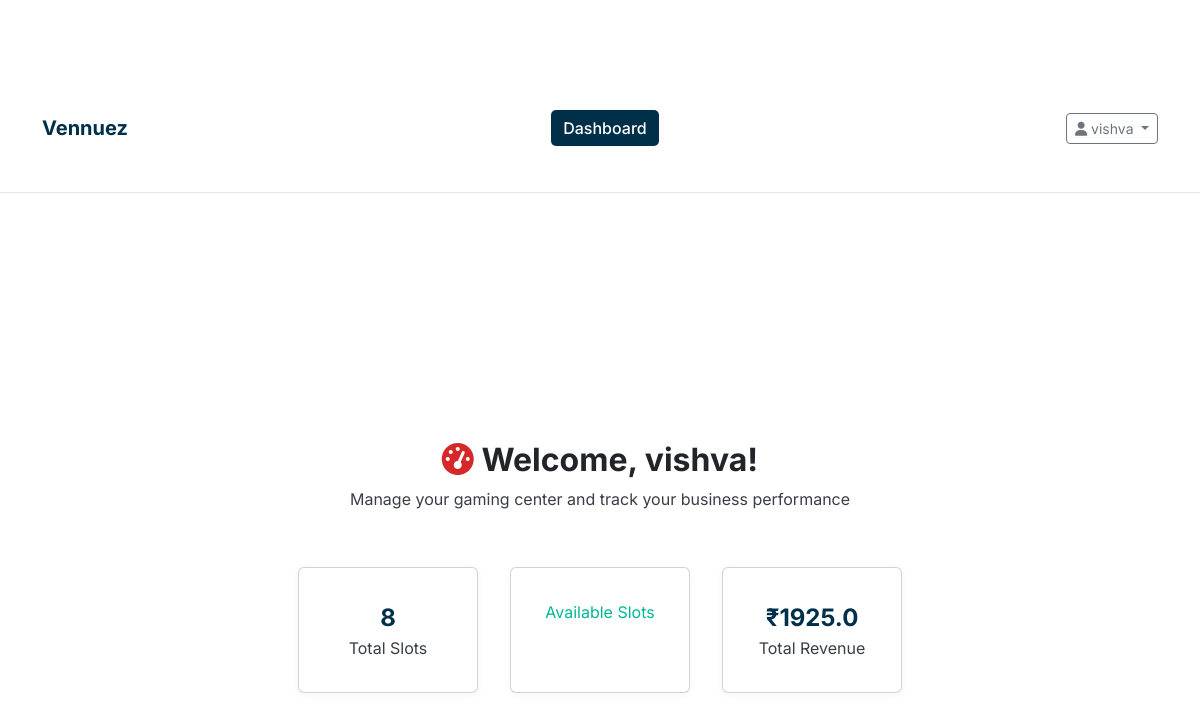
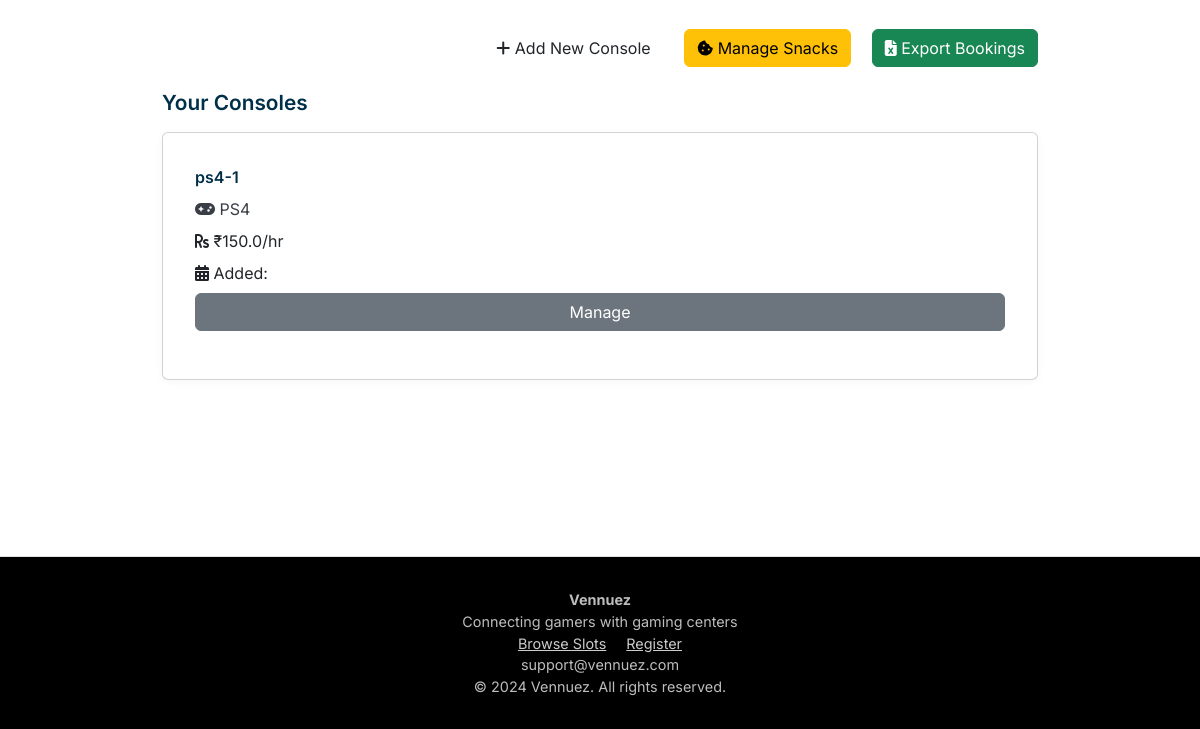
Page /dashboard (signed in) on the earlier database version (2 pictures, top to bottom).
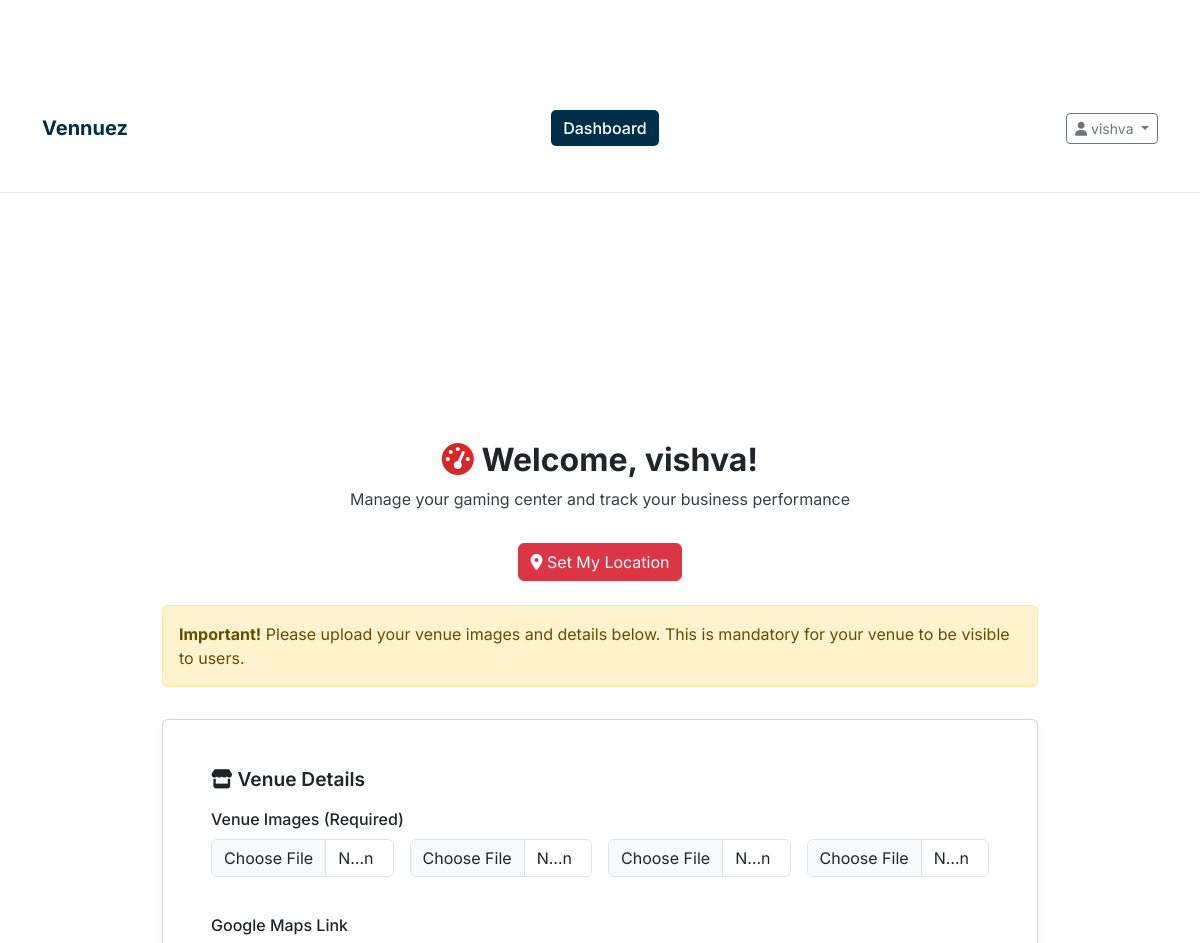
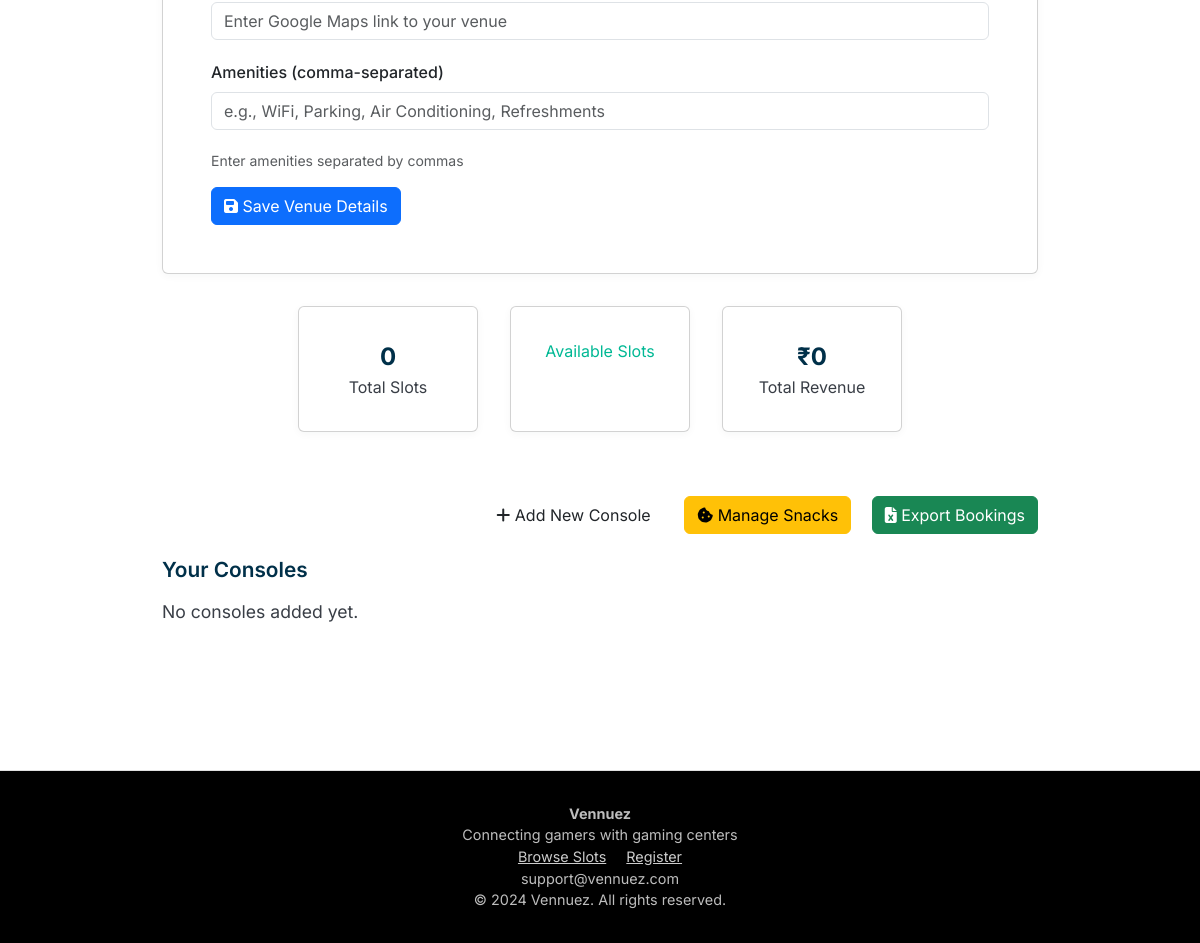
Same page on the later database version (2 pictures, top to bottom).
### models.py (models this page shows, shortened)
class Console(db.Model):
    __tablename__ = 'consoles'
    id = db.Column(db.Integer, primary_key=True)
    name = db.Column(db.String(100), nullable=False)
    console_type = db.Column(db.String(50), nullable=False)
    hourly_rate = db.Column(db.Float, nullable=False)  # Rate per person per hour
    is_available = db.Column(db.Boolean, default=True)
    created_at = db.Column(db.DateTime, default=datetime.utcnow)
    owner_id = db.Column(db.Integer, db.ForeignKey('owners.id'), nullable=False)
    slots = db.relationship('TimeSlot', backref='console', lazy=True, cascade='all, delete-orphan')

class Owner(UserMixin, db.Model):
    __tablename__ = 'owners'
    id = db.Column(db.Integer, primary_key=True)
    username = db.Column(db.String(80), unique=True, nullable=False)
    email = db.Column(db.String(120), unique=True, nullable=False)
    password_hash = db.Column(db.String(256), nullable=False)
    phone = db.Column(db.String(20), nullable=False)
    gaming_center_name = db.Column(db.String(200), nullable=False)
    address = db.Column(db.String(255), nullable=True)
    active = db.Column(db.Boolean, default=True)
    created_at = db.Column(db.DateTime, default=datetime.utcnow)
    latitude = db.Column(db.Float, nullable=True)
    longitude = db.Column(db.Float, nullable=True)
    google_maps_link = db.Column(db.String(500), nullable=True)
    amenities = db.Column(db.Text, nullable=True)  # Stored as JSON string
    venue_image1 = db.Column(db.String(500), nullable=True)
    venue_image2 = db.Column(db.String(500), nullable=True)
    venue_image3 = db.Column(db.String(500), nullable=True)
    venue_image4 = db.Column(db.String(500), nullable=True)
    images_uploaded = db.Column(db.Boolean, default=False)
    consoles = db.relationship('Console', backref='owner', lazy=True, cascade='all, delete-orphan')
    subscriptions = db.relationship("Subscription", back_populates="owner", cascade="all, delete")

### routes.py (the view)
@app.route('/dashboard')
@login_required
@venue_details_required
def dashboard():
    owner = Owner.query.get(current_user.id)
    consoles = Console.query.filter_by(owner_id=owner.id).all()
    total_slots = 0
    booked_slots = 0
    total_revenue = 0
    for console in consoles:
        slots = TimeSlot.query.filter_by(console_id=console.id).all()
        total_slots += len(slots)
        for slot in slots:
            if slot.is_booked:
                booked_slots += 1
                total_revenue += slot.total_amount
    stats = {
        'total_consoles': len(consoles),
        'total_slots': total_slots,
        'booked_slots': booked_slots,
        'total_revenue': total_revenue,
        'booking_rate': (booked_slots / total_slots * 100) if total_slots > 0 else 0,
        'advance_collected': sum(slot.advance_paid for console in consoles for slot in console.slots if slot.is_booked)
    }
    venue_details_complete = (owner.images_uploaded and
                              owner.google_maps_link and
                              owner.amenities)
    return render_template('dashboard.html', owner=owner, consoles=consoles, stats=stats, venue_details_complete=venue_details_complete)

### app.py (called while the page is built)
@login_manager.user_loader
def load_user(user_id):
    from models import Owner, User
    from flask import session
    user_type = session.get('user_type')
    if user_type == 'owner':
        return Owner.query.get(int(user_id))
    elif user_type == 'user':
        return User.query.get(int(user_id))
    return None

### routes.py (called while the page is built)
def venue_details_required(f):
    @wraps(f)
    def decorated_function(*args, **kwargs):
        if not current_user.is_authenticated or session.get('user_type') != 'owner':
            flash('You must be logged in as a venue owner to access this page.', 'error')
            return redirect(url_for('login'))
        if not isinstance(current_user, Owner):
            flash('You must be logged in as a venue owner to access this page.', 'error')
            return redirect(url_for('login'))
        if request.endpoint != 'dashboard' and not current_user.google_maps_link:
            flash('Please complete your venue details before accessing other features.', 'warning')
            return redirect(url_for('dashboard'))
        return f(*args, **kwargs)
    return decorated_function

### templates/dashboard.html (shortened to what the changed rows need)
{% extends "base.html" %}
{% block content %}
<section class="dashboard-page" style="padding: 2rem 0;">
    <div class="container" style="max-width: 900px;">
        <div class="page-header" style="margin-bottom: 2rem; text-align: center;">
            <h1 style="font-size: 2rem; font-weight: 700; margin-bottom: 0.5rem;">
                <i class="fas fa-tachometer-alt" style="color: var(--accent);"></i> Welcome, {{ owner.username }}!
            </h1>
            <p style="color: var(--secondary);">Manage your gaming center and track your business performance</p>
        </div>
        <div style="display: flex; justify-content: center; align-items: center; margin-bottom: 1.5rem;">
            {% if not owner.google_maps_link %}
            <button id="set-location-btn" class="btn btn-danger" style="background-color: #dc3545; border-color: #dc3545; color: #fff;" onclick="setMyLocation()">
                <i class="fas fa-map-marker-alt"></i> Set My Location
            </button>
            {% endif %}
        </div>
        {% if not owner.images_uploaded %}
        <div class="alert alert-warning" role="alert" style="margin-bottom: 2rem;">
            <strong>Important!</strong> Please upload your venue images and details below. This is mandatory for your venue to be visible to users.
        </div>
        {% endif %}
        {% if not venue_details_complete %}
        <div class="card" style="margin-bottom: 2rem;">
            <div class="card-body">
                <h3 style="font-size: 1.2rem; font-weight: 600; margin-bottom: 1rem;">
                    <i class="fas fa-store"></i> Venue Details
                </h3>
                <form action="{{ url_for('upload_venue_details') }}" method="POST" enctype="multipart/form-data">
                    <div class="mb-3">
                        <label class="form-label">Venue Images (Required)</label>
                        <div class="row g-3">
                            <div class="col-md-3">
                                <input type="file" name="image1" class="form-control" accept="image/*" {% if not owner.venue_image1 %}required{% endif %}>
                            </div>
                            <div class="col-md-3">
                                <input type="file" name="image2" class="form-control" accept="image/*" {% if not owner.venue_image2 %}required{% endif %}>
                            </div>
                            <div class="col-md-3">
                                <input type="file" name="image3" class="form-control" accept="image/*" {% if not owner.venue_image3 %}required{% endif %}>
                            </div>
                            <div class="col-md-3">
                                <input type="file" name="image4" class="form-control" accept="image/*" {% if not owner.venue_image4 %}required{% endif %}>
                            </div>
                        </div>
                    </div>
                    <div class="mb-3">
                        <label class="form-label">Google Maps Link</label>
                        <input type="url" name="google_maps_link" class="form-control" value="{{ owner.google_maps_link or '' }}" placeholder="Enter Google Maps link to your venue">
                    </div>
                    <div class="mb-3">
                        <label class="form-label">Amenities (comma-separated)</label>
                        <input type="text" name="amenities" class="form-control" value="{{ owner.amenities or '' }}" placeholder="e.g., WiFi, Parking, Air Conditioning, Refreshments">
                        <div class="form-text">Enter amenities separated by commas</div>
                    </div>
                    <button type="submit" class="btn btn-primary">
                        <i class="fas fa-save"></i> Save Venue Details
                    </button>
                </form>
            </div>
        </div>
        {% endif %}
        <div class="dashboard-stats" style="display: flex; flex-wrap: wrap; gap: 2rem; justify-content: center; margin-bottom: 2rem;">
            <div class="card" style="min-width: 180px; text-align: center;">
                <div style="font-size: 1.5rem; font-weight: 700; color: var(--primary);">{{ stats.total_slots }}</div>
                <div style="color: var(--secondary);">Total Slots</div>
            </div>
            <div class="card" style="min-width: 180px; text-align: center;">
            </div>
            <div class="card" style="min-width: 180px; text-align: center;">
                <div style="font-size: 1.5rem; font-weight: 700; color: var(--primary);">₹{{ stats.total_revenue }}</div>
                <div style="color: var(--secondary);">Total Revenue</div>
            </div>
        </div>
        <div style="text-align: right; margin-bottom: 1.5rem;">
            <a href="{{ url_for('add_console') }}" class="btn">
            </a>
            <a href="{{ url_for('manage_snacks') }}" class="btn btn-warning" style="margin-left: 1rem;">
            </a>
            <a href="{{ url_for('export_bookings') }}" class="btn btn-success" style="margin-left: 1rem;">
            </a>
        </div>
        <div class="dashboard-consoles">
            <h2 style="font-size: 1.3rem; font-weight: 600; margin-bottom: 1rem; color: var(--primary);">Your Consoles</h2>
            <div style="display: flex; flex-wrap: wrap; gap: 2rem;">
                {% for console in consoles %}
                <div class="card" style="min-width: 220px; flex: 1 1 220px;">
                    <div style="font-weight: 600; color: var(--primary); margin-bottom: 0.5rem;">{{ console.name }}</div>
                    <div style="color: var(--secondary); margin-bottom: 0.5rem;"><i class="fas fa-gamepad"></i> {{ console.console_type }}</div>
                    <div style="margin-bottom: 0.5rem;"><i class="fas fa-rupee-sign"></i> ₹{{ console.hourly_rate }}/hr</div>
                    <div style="margin-bottom: 0.5rem;"><i class="fas fa-calendar-alt"></i> Added: {{ console.added_on }}</div>
                    <div style="margin-bottom: 1rem;">
                        <a href="{{ url_for('console_details', console_id=console.id) }}" class="btn btn-secondary" style="width: 100%;">Manage</a>
                    </div>
                </div>
                {% else %}
                <div style="color: var(--secondary); font-size: 1.1rem;">No consoles added yet.</div>
                {% endfor %}
            </div>
        </div>
    </div>
</section>
{% endblock %}

### templates/base.html (shortened to what this page needs)
<!DOCTYPE html>
<html lang="en">
<head>
  <link rel="stylesheet" href="{{ url_for('static', filename='css/main.css') }}">
  <link rel="stylesheet" href="https://cdnjs.cloudflare.com/ajax/libs/font-awesome/6.4.0/css/all.min.css" />
  <link href="https://cdn.jsdelivr.net/npm/bootstrap@5.3.0/dist/css/bootstrap.min.css" rel="stylesheet" />
</head>
<body>
  <nav class="navbar navbar-expand-md">
    <div class="container d-flex flex-wrap justify-content-between align-items-center">
      <a class="navbar-brand" href="{{ url_for('index') }}">Vennuez</a>
      <div class="d-none d-md-block mx-auto">
        {% if current_user.is_authenticated %}
          {% if session.user_type != 'owner' %}
            <a href="{{ url_for('user_dashboard') }}" class="nav-link {% if request.endpoint == 'user_dashboard' %}active{% endif %}">
              My Bookings
            </a>
          {% elif session.user_type == 'owner' %}
            <a href="{{ url_for('dashboard') }}" class="nav-link {% if request.endpoint == 'dashboard' %}active{% endif %}">
              Dashboard
            </a>
          {% endif %}
        {% endif %}
      </div>
      <div class="navbar-buttons">
        {% if current_user.is_authenticated %}
          <div class="dropdown">
            <button class="btn btn-outline-secondary dropdown-toggle btn-sm" data-bs-toggle="dropdown">
              <i class="fas fa-user"></i> {{ current_user.username }}
            </button>
          </div>
        {% endif %}
      </div>
    </div>
  </nav>
  <main class="container my-4">
    {% block content %}{% endblock %}
  </main>
  <footer class="footer">
    <div>
      <strong>Vennuez</strong><br />
      Connecting gamers with gaming centers<br />
      <a href="{{ url_for('available_slots') }}" style="color:#ccc; margin-right:1rem;">Browse Slots</a>
      <a href="{{ url_for('register') }}" style="color:#ccc;">Register</a><br />
      support@vennuez.com<br />
      &copy; 2024 Vennuez. All rights reserved.
    </div>
  </footer>
</body>
</html>

Differences in the rows shown:
removed Console: name "ps4-1", console_type "PS4", hourly_rate "150.0"
changed Owner "vishva": images_uploaded True → False (drawn)
Other differences:
{{ stats.total_slots }}: "8" → "0"
{{ stats.total_revenue }}: "1925.0" → "0"
text now shown: "Set My Location Important! Please upload your venue images and details below. This is mandatory for your venue to be visible to users. Venue Details Venue Images (Required) Google Maps Link Amenities (comma-separated) Enter amenities separated by commas Save Venue Details No consoles added yet."
